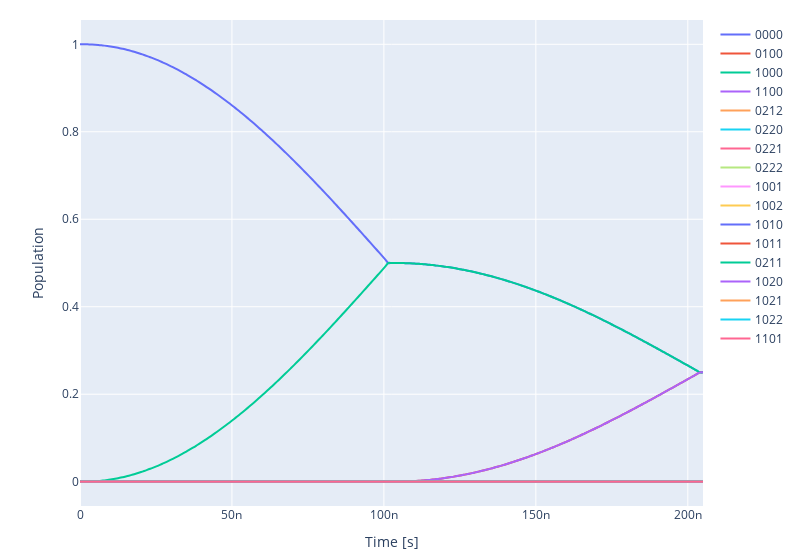

The notebook cell this image was saved under:
### Code cell
ryd_system.experiment.draw_dynamics(sequence=sequence, state=ryd_system.model.get_init_state())

### Figure 1 — Plotly figure (JSON) as saved in the notebook; plotly's stock layout.template omitted (floating-point values rounded to 4 significant figures; data arrays with more than 128 entries replaced by an {"elided": "..."} marker saying what was removed)
{"data": [{"line": {"shape": "spline"}, "mode": "lines", "name": "0000", "type": "scatter", "x": {"elided": "205 float values"}, "y": {"elided": "205 float values"}}, {"line": {"shape": "spline"}, "mode": "lines", "name": "0100", "type": "scatter", "x": {"elided": "205 float values"}, "y": {"elided": "205 float values"}}, {"line": {"shape": "spline"}, "mode": "lines", "name": "1000", "type": "scatter", "x": {"elided": "205 float values"}, "y": {"elided": "205 float values"}}, {"line": {"shape": "spline"}, "mode": "lines", "name": "1100", "type": "scatter", "x": {"elided": "205 float values"}, "y": {"elided": "205 float values"}}, {"line": {"shape": "spline"}, "mode": "lines", "name": "0212", "type": "scatter", "x": {"elided": "205 float values"}, "y": {"elided": "205 int values"}}, {"line": {"shape": "spline"}, "mode": "lines", "name": "0220", "type": "scatter", "x": {"elided": "205 float values"}, "y": {"elided": "205 int values"}}, {"line": {"shape": "spline"}, "mode": "lines", "name": "0221", "type": "scatter", "x": {"elided": "205 float values"}, "y": {"elided": "205 int values"}}, {"line": {"shape": "spline"}, "mode": "lines", "name": "0222", "type": "scatter", "x": {"elided": "205 float values"}, "y": {"elided": "205 int values"}}, {"line": {"shape": "spline"}, "mode": "lines", "name": "1001", "type": "scatter", "x": {"elided": "205 float values"}, "y": {"elided": "205 int values"}}, {"line": {"shape": "spline"}, "mode": "lines", "name": "1002", "type": "scatter", "x": {"elided": "205 float values"}, "y": {"elided": "205 int values"}}, {"line": {"shape": "spline"}, "mode": "lines", "name": "1010", "type": "scatter", "x": {"elided": "205 float values"}, "y": {"elided": "205 int values"}}, {"line": {"shape": "spline"}, "mode": "lines", "name": "1011", "type": "scatter", "x": {"elided": "205 float values"}, "y": {"elided": "205 int values"}}, {"line": {"shape": "spline"}, "mode": "lines", "name": "0211", "type": "scatter", "x": {"elided": "205 float values"}, "y": {"elided": "205 int values"}}, {"line": {"shape": "spline"}, "mode": "lines", "name": "1020", "type": "scatter", "x": {"elided": "205 float values"}, "y": {"elided": "205 int values"}}, {"line": {"shape": "spline"}, "mode": "lines", "name": "1021", "type": "scatter", "x": {"elided": "205 float values"}, "y": {"elided": "205 int values"}}, {"line": {"shape": "spline"}, "mode": "lines", "name": "1022", "type": "scatter", "x": {"elided": "205 float values"}, "y": {"elided": "205 int values"}}, {"line": {"shape": "spline"}, "mode": "lines", "name": "1101", "type": "scatter", "x": {"elided": "205 float values"}, "y": {"elided": "205 int values"}}], "layout": {"margin": {"b": 20, "t": 20}, "width": 800, "xaxis": {"title": {"text": "Time [s]"}}, "yaxis": {"title": {"text": "Population"}}}}
